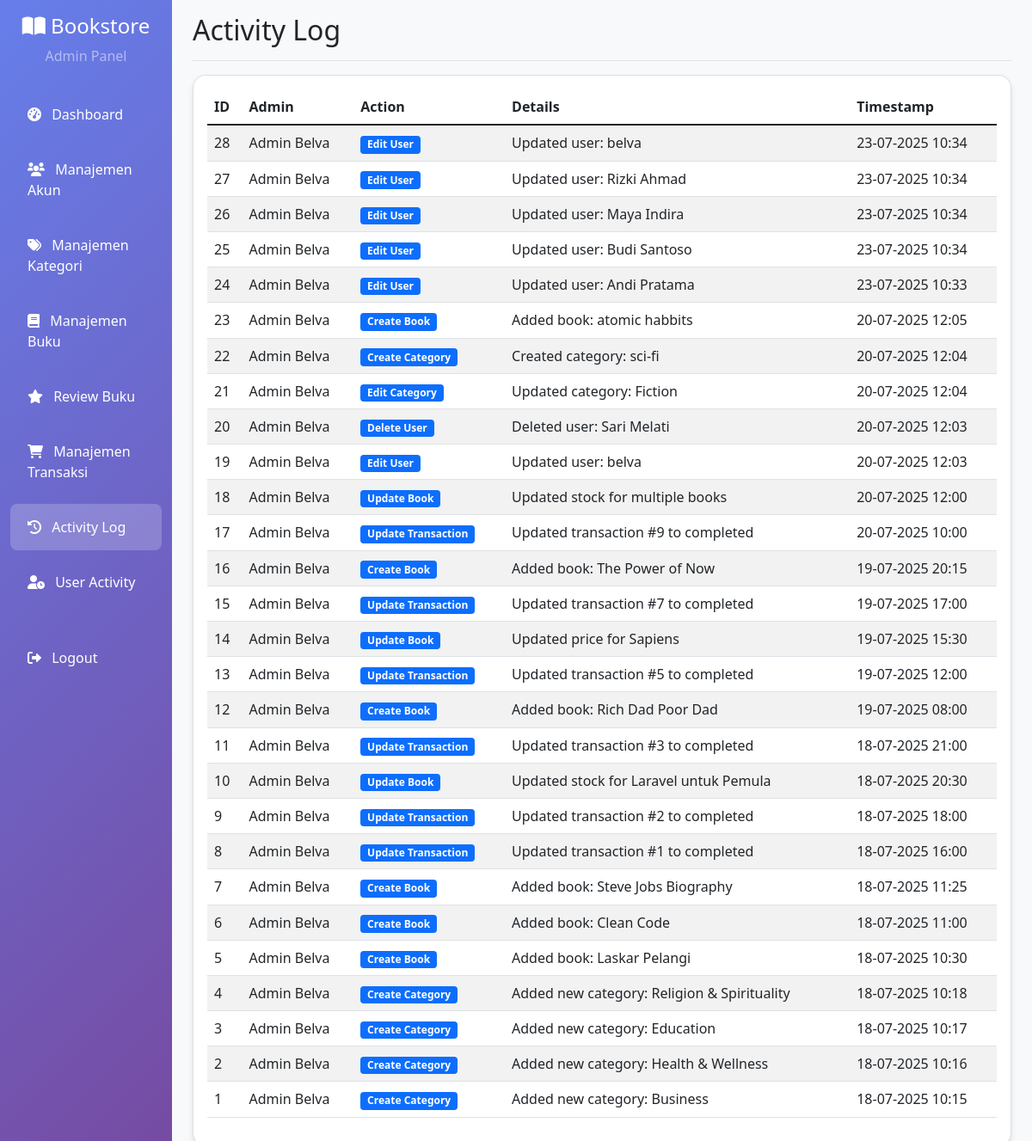
The page /admin/activity_logs.php (signed in) on the database its author committed.
### tables this page shows
CREATE TABLE `activity_logs` (
  `id` int(11) NOT NULL,
  `admin_id` int(11) NOT NULL,
  `action` varchar(100) NOT NULL,
  `details` text DEFAULT NULL,
  `created_at` timestamp NOT NULL DEFAULT current_timestamp()
);

CREATE TABLE `users` (
  `id` int(11) NOT NULL,
  `name` varchar(100) NOT NULL,
  `email` varchar(100) NOT NULL,
  `password` varchar(255) NOT NULL,
  `role` varchar(20) DEFAULT 'user',
  `created_at` timestamp NOT NULL DEFAULT current_timestamp()
);

### src/config/database.php (called while the page is built, shortened)
<?php
function formatDate($date) {
    return date('d-m-Y H:i', strtotime($date));
}
?>

### src/admin/activity_logs.php (the view, shortened to what this page needs)
<?php
require_once '../config/database.php';
$pdo = getConnection();
$stmt = $pdo->query("SELECT al.*, u.name as admin_name FROM activity_logs al
                     JOIN users u ON al.admin_id = u.id
                     ORDER BY al.created_at DESC");
$logs = $stmt->fetchAll(PDO::FETCH_ASSOC);
?>
<!DOCTYPE html>
<html lang="en">
<head>
    <link href="https://cdn.jsdelivr.net/npm/bootstrap@5.1.3/dist/css/bootstrap.min.css" rel="stylesheet">
    <link href="https://cdnjs.cloudflare.com/ajax/libs/font-awesome/6.0.0/css/all.min.css" rel="stylesheet">
</head>
<body class="bg-light">
    <div class="container-fluid">
        <div class="row">
            <?php include 'sidebar.php'; ?>
            <main class="col-md-9 ms-sm-auto col-lg-10 px-md-4">
                <div class="d-flex justify-content-between flex-wrap flex-md-nowrap align-items-center pt-3 pb-2 mb-3 border-bottom">
                    <h1 class="h2">Activity Log</h1>
                </div>
                <div class="card">
                    <div class="card-body">
                        <table class="table table-striped table-hover">
                            <thead>
                                <tr>
                                    <th>ID</th>
                                    <th>Admin</th>
                                    <th>Action</th>
                                    <th>Details</th>
                                    <th>Timestamp</th>
                                </tr>
                            </thead>
                            <tbody>
                                <?php foreach ($logs as $log): ?>
                                    <tr>
                                        <td><?= $log['id'] ?></td>
                                        <td><?= htmlspecialchars($log['admin_name']) ?></td>
                                        <td>
                                            <span class="badge bg-primary"><?= htmlspecialchars($log['action']) ?></span>
                                        </td>
                                        <td>
                                            <?php if (strlen($log['details']) > 50): ?>
                                                <span title="<?= htmlspecialchars($log['details']) ?>">
                                                    <?= htmlspecialchars(substr($log['details'], 0, 50)) ?>...
                                                </span>
                                            <?php else: ?>
                                                <?= htmlspecialchars($log['details']) ?>
                                            <?php endif; ?>
                                        </td>
                                        <td><?= formatDate($log['created_at']) ?></td>
                                    </tr>
                                <?php endforeach; ?>
                            </tbody>
                        </table>
                    </div>
                </div>
            </main>
        </div>
    </div>
</body>
</html>

### src/admin/sidebar.php (style rules this page uses)
.card { border-radius: 15px; box-shadow: 0 4px 6px rgba(0,0,0,0.1); transition: transform 0.3s ease; }

### rows shown on the page
activity_logs: id "28", admin.name "Admin Belva", action "Edit User", details "Updated user: belva", created_at "23-07-2025 10:34"
activity_logs: id "27", admin.name "Admin Belva", action "Edit User", details "Updated user: Rizki Ahmad", created_at "23-07-2025 10:34"
activity_logs: id "26", admin.name "Admin Belva", action "Edit User", details "Updated user: Maya Indira", created_at "23-07-2025 10:34"
activity_logs: id "25", admin.name "Admin Belva", action "Edit User", details "Updated user: Budi Santoso", created_at "23-07-2025 10:34"
activity_logs: id "24", admin.name "Admin Belva", action "Edit User", details "Updated user: Andi Pratama", created_at "23-07-2025 10:33"
activity_logs: id "23", admin.name "Admin Belva", action "Create Book", details "Added book: atomic habbits", created_at "20-07-2025 12:05"
activity_logs: id "22", admin.name "Admin Belva", action "Create Category", details "Created category: sci-fi", created_at "20-07-2025 12:04"
activity_logs: id "21", admin.name "Admin Belva", action "Edit Category", details "Updated category: Fiction", created_at "20-07-2025 12:04"
activity_logs: id "20", admin.name "Admin Belva", action "Delete User", details "Deleted user: Sari Melati", created_at "20-07-2025 12:03"
activity_logs: id "19", admin.name "Admin Belva", action "Edit User", details "Updated user: belva", created_at "20-07-2025 12:03"
activity_logs: id "18", admin.name "Admin Belva", action "Update Book", details "Updated stock for multiple books", created_at "20-07-2025 12:00"
activity_logs: id "17", admin.name "Admin Belva", action "Update Transaction", details "Updated transaction #9 to completed", created_at "20-07-2025 10:00"
activity_logs: id "16", admin.name "Admin Belva", action "Create Book", details "Added book: The Power of Now", created_at "19-07-2025 20:15"
activity_logs: id "15", admin.name "Admin Belva", action "Update Transaction", details "Updated transaction #7 to completed", created_at "19-07-2025 17:00"
activity_logs: id "14", admin.name "Admin Belva", action "Update Book", details "Updated price for Sapiens", created_at "19-07-2025 15:30"
activity_logs: id "13", admin.name "Admin Belva", action "Update Transaction", details "Updated transaction #5 to completed", created_at "19-07-2025 12:00"
activity_logs: id "12", admin.name "Admin Belva", action "Create Book", details "Added book: Rich Dad Poor Dad", created_at "19-07-2025 08:00"
activity_logs: id "11", admin.name "Admin Belva", action "Update Transaction", details "Updated transaction #3 to completed", created_at "18-07-2025 21:00"
activity_logs: id "10", admin.name "Admin Belva", action "Update Book", details "Updated stock for Laravel untuk Pemula", created_at "18-07-2025 20:30"
activity_logs: id "9", admin.name "Admin Belva", action "Update Transaction", details "Updated transaction #2 to completed", created_at "18-07-2025 18:00"
activity_logs: id "8", admin.name "Admin Belva", action "Update Transaction", details "Updated transaction #1 to completed", created_at "18-07-2025 16:00"
activity_logs: id "7", admin.name "Admin Belva", action "Create Book", details "Added book: Steve Jobs Biography", created_at "18-07-2025 11:25"
activity_logs: id "6", admin.name "Admin Belva", action "Create Book", details "Added book: Clean Code", created_at "18-07-2025 11:00"
activity_logs: id "5", admin.name "Admin Belva", action "Create Book", details "Added book: Laskar Pelangi", created_at "18-07-2025 10:30"
activity_logs: id "4", admin.name "Admin Belva", action "Create Category", details "Added new category: Religion & Spirituality", created_at "18-07-2025 10:18"
activity_logs: id "3", admin.name "Admin Belva", action "Create Category", details "Added new category: Education", created_at "18-07-2025 10:17"
activity_logs: id "2", admin.name "Admin Belva", action "Create Category", details "Added new category: Health & Wellness", created_at "18-07-2025 10:16"
activity_logs: id "1", admin.name "Admin Belva", action "Create Category", details "Added new category: Business", created_at "18-07-2025 10:15"
